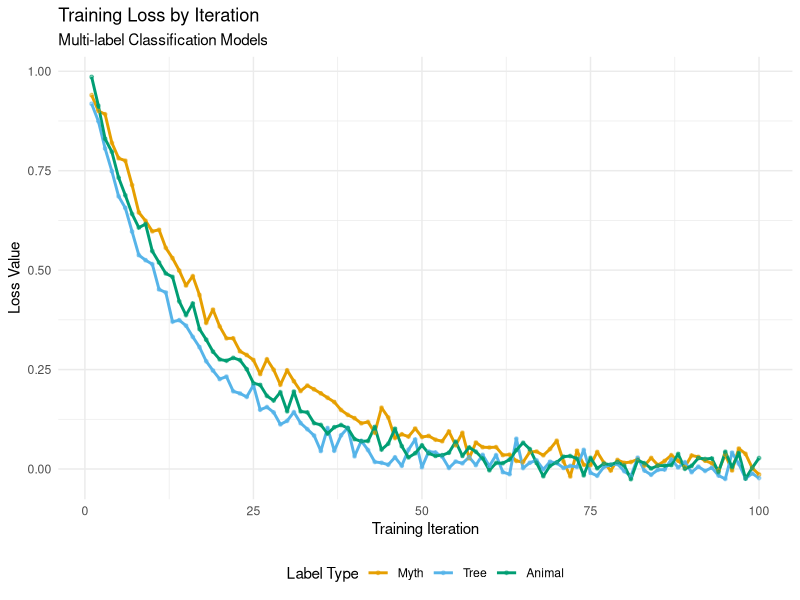

This chart was generated by the following R code:
# Install required packages if not installed
if (!requireNamespace("ggplot2", quietly = TRUE)) install.packages("ggplot2")
if (!requireNamespace("reshape2", quietly = TRUE)) install.packages("reshape2")
library(ggplot2)
library(reshape2)

# Simulate loss curves for each model (replace with actual training history if available)
iterations <- seq(1, 100)
set.seed(123)

# Myth model loss (cross-entropy)
loss_myth <- exp(-0.05 * iterations) + rnorm(100, sd = 0.02)

# Tree model loss (logistic)
loss_tree <- exp(-0.07 * iterations) + rnorm(100, sd = 0.02)

# Animal model loss
loss_animal <- exp(-0.06 * iterations) + rnorm(100, sd = 0.02)

# Create data frame
loss_data <- data.frame(
  Iteration = iterations,
  Myth = loss_myth,
  Tree = loss_tree,
  Animal = loss_animal
)

# Melt for ggplot
melted_loss <- melt(loss_data, id.vars = "Iteration", variable.name = "Model", value.name = "Loss")

# Plot loss curves
ggplot(melted_loss, aes(x = Iteration, y = Loss, color = Model)) +
  geom_line(linewidth = 1) +
  geom_point(size = 1, alpha = 0.5) +
  labs(title = "Training Loss by Iteration",
       subtitle = "Multi-label Classification Models",
       x = "Training Iteration",
       y = "Loss Value",
       color = "Label Type") +
  scale_color_manual(values = c("Myth" = "#E69F00", 
                                "Tree" = "#56B4E9", 
                                "Animal" = "#009E73")) +
  theme_minimal() +
  theme(legend.position = "bottom")